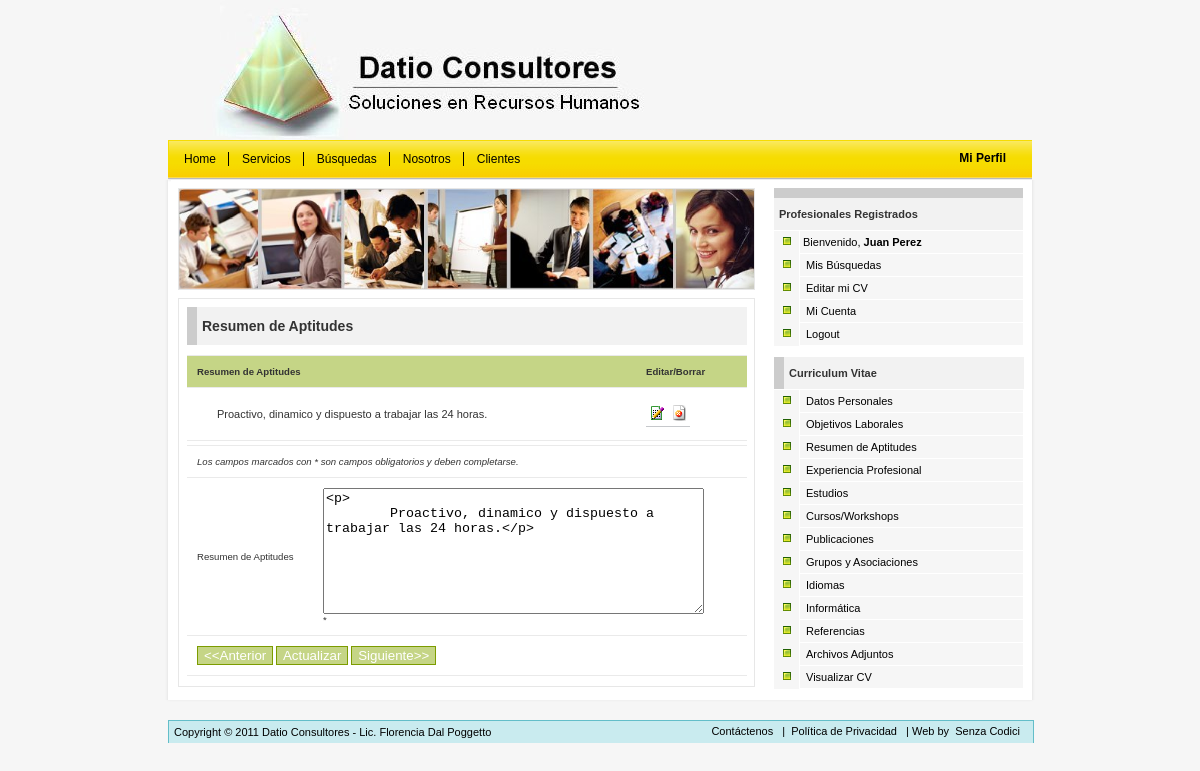
Screenshot of /qualsumm.php?search=1&action=Find (signed in) with the database file from the repository.
### tables this page shows
CREATE TABLE `applicant` (
  `id` int(11) NOT NULL AUTO_INCREMENT,
  `applicantid` int(11) NOT NULL,
  `salutation` varchar(35) DEFAULT NULL,
  `surname` varchar(30) DEFAULT NULL,
  `mname` varchar(30) DEFAULT NULL,
  `fname` varchar(30) DEFAULT NULL,
  `mstatus` varchar(30) DEFAULT NULL,
  `sex` char(1) DEFAULT NULL,
  `dob` date DEFAULT NULL,
  `nationality` int(11) DEFAULT NULL,
  `citizenship` int(11) DEFAULT NULL,
  `ctoforigin` int(11) DEFAULT NULL,
  `hbox` varchar(100) DEFAULT NULL,
  `htown` varchar(65) DEFAULT NULL,
  `hzip_postal` varchar(15) DEFAULT NULL,
  `hcountry` int(11) DEFAULT NULL,
  `hphone` varchar(15) DEFAULT NULL,
  `hmobile` varchar(15) DEFAULT NULL,
  `hemail` varchar(100) DEFAULT NULL,
  `obox` varchar(100) DEFAULT NULL,
  `otown` varchar(65) DEFAULT NULL,
  `ozip_postal` varchar(15) DEFAULT NULL,
  `ocountry` int(11) DEFAULT NULL,
  `ophone` varchar(15) DEFAULT NULL,
  `omobile` varchar(15) DEFAULT NULL,
  `oemail` varchar(100) DEFAULT NULL,
  `qualsumm` text,
  `cvviews` int(11) DEFAULT NULL,
  `driverlic` varchar(15) DEFAULT NULL,
  PRIMARY KEY (`id`),
  UNIQUE KEY `applicantid` (`applicantid`)
);

### includes/queryfunctions.php (called while the page is built, shortened)
<?php
function query($strsql,$conn)
{
	$rs = mysql_query($strsql,$conn);
	return $rs;
}
function fetch_object($rs)
{
	return mysql_fetch_object($rs);
}
?>

### qualsumm.php (the view, shortened to what this page needs)
<?php
include_once('includes/queryfunctions.php');
include_once('includes/functions.php');
$conn = db_connect();
if(isset($_GET["search"]) && !empty($_GET["search"])){
	$id=$_GET["search"];
}
if(isset($_POST["submit"])){
	switch($_POST["submit"]){
	case "Find":
		$sql = "SELECT id,applicantid,qualsumm FROM applicant WHERE id=$id";
		$results=query($sql,$conn);
		$applicant = fetch_object($results);
		break;
	}
}
?>
</div>
<div id="content" >
<div id="contentdiv">
<div id="searchtable" >
<img src="images/people.jpg" alt="people" width="575" height="100" border="0" />
</div>
<div id="list">
<h2 class="title-bar">Resumen de Aptitudes</h2>
<p class="Lastnews">
<?php
	$querystr="SELECT id,applicantid,qualsumm FROM applicant WHERE applicantid=$_SESSION[userid]";
	$results=query($querystr,$conn);
	echo "<table border=\"0\" width=\"100%\">";
	echo "<tr class=\"boldtext\"><td>Resumen de Aptitudes</td><td>Editar/Borrar</td></tr>";
	while ($summqual = fetch_object($results)){
		$j++;
		if($j%2==1){
			echo "<tr id=\"row$j\">";
		}else{
			echo "<tr id=\"row$j\" class=\"odd\">";
		}
			echo "<td align=\"left\">$summqual->qualsumm</td>
				<td align=\"left\"><a name=\"editobjective\" href=\"qualsumm.php?search=$summqual->id&action=Find\"><img src=\"images/edit.gif\" alt=\"Editar\" border=\"0\" width=\"16\" height=\"16\"/></a>";
			echo "<a name=\"deleteobjective\" href=\"qualsumm.php?search=$summqual->id&action=Delete\" onClick=\"Javascript:return confirm('Confirma que desea Borrar el Registro?','Confirmar Eliminar')\"><img src=\"images/delete.gif\" alt=\"Borrar\" border=\"0\" width=\"16\" height=\"16\"/></a></td>
			</tr>";
	}
	echo "</table>";
?>
<form action="qualsumm.php" method="post" name="qualform" id="qualform" enctype="multipart/form-data">
<table border="0" align="center" width="100%">
    <tr>
      <td colspan="2"><em>Los campos marcados con <span class="warn">*</span> son campos obligatorios y deben completarse.</em></td>
    </tr>
    <tr>
      <td>Resumen de Aptitudes</td>
      <td><textarea name="qualsumm" id="qualsumm" cols="45" rows="8"><?php echo $applicant->qualsumm; ?></textarea>
		<div id="inf_qualsumm" class="warn">* </div>
	  </td>
    </tr>
    <tr align="center">
      <td colspan="2"><input type="submit" name="submit" value="&lt;&lt;Anterior" class="button"/>
        <input type="submit" name="submit" value="<?php echo $_GET["action"]=="Find" ? "Actualizar" : "Guardar"; ?>" onclick="return validateOnSubmit();" class="button" />
        <input type="submit" name="submit" value="Siguiente&gt;&gt;" class="button" onClick="return confirm('Desea continuar sin guardar los cambios?','Confirmar Continuar');"  />
		</td>
    </tr>
</table>
</form>
</p>
</div>
</div>
</div>

### css/jobsite-style.css (style rules this page uses)
body { background-color:#f6f6f6; margin: 0; }
#content { background-image:url(../images/background.gif); background-repeat:repeat-y; background-position:center; width:872px; margin-left: auto; margin-right: auto; overflow: auto; }
table { font: 75% Verdana, Arial, Helvetica, sans-serif, sans-serif; padding: 0; margin-left: 8px; margin-top:0px; margin-bottom:4px; width:560px; border-collapse: collapse; color: #333; background: #F3F5F7; }
table a { color: #3A4856; text-decoration: none; border-bottom: 1px solid #C6C8CB; }
table tbody td, table tbody th { padding: 10px; border-left:none; border-right:none; border-top:1px solid #eaeaea; text-align: left; font-size:13px; }
table tbody tr { background: #Fff; }
table tbody tr.boldtext { font-weight:bold; background: #c5d586; }
h2.title-bar { margin:8px; margin-bottom:1px; width:230px; padding:5px; font-weight:bold; font-size:1.1em; line-height:2.0em; color:#333; background:#f2f2f2 ; border:1px solid #ccc; border-width:0 0 0 10px; font-family:Verdana, Arial, Helvetica, sans-serif; font-size:11px; display:block; }
#list table td { font-size:0.8em; }
#list { float:left; background-color:#fff; border:1px solid #e7e7e7; padding:0px; margin-left:14px; margin-top:8px; margin-bottom:10px; width:575px; }
#list h2 { font-family:Verdana, Arial, Helvetica, sans-serif; font-size:14px; width:540px; }
#list p { margin-left:10px; padding-left:10px; padding-right:10px; margin-top:10px; margin-bottom:10px; font-family:Verdana, Arial, Helvetica, sans-serif; font-size:11px; }
#searchtable { float:left; background-color:#f2f2f2; border:1px solid #e7e7e7; margin-left:14px; margin-top:8px; width:575px; height:100px; }
input.button { border:1px solid #7c9c00; background-color:#c5d586; color:#FFFFFF; padding:0.09em -0.5em; font-family:Verdana, Arial, Helvetica, sans-serif; }
a:link { color: #000; padding:3px; text-decoration: none; }

### rows the page displays
applicant: qualsumm "Proactivo, dinamico y dispuesto a trabajar las 24 horas.", qualsumm "<p> Proactivo, dinamico y dispuesto a trabajar las 24 horas.</p>"

### other values shown
$_SESSION["user"] "Juan Perez"
$titulo "Curriculum Vitae"
WEBSITE_NAME "Datio Consultores"
WEBSITE_CONTACT "Lic. Florencia Dal Poggetto"
